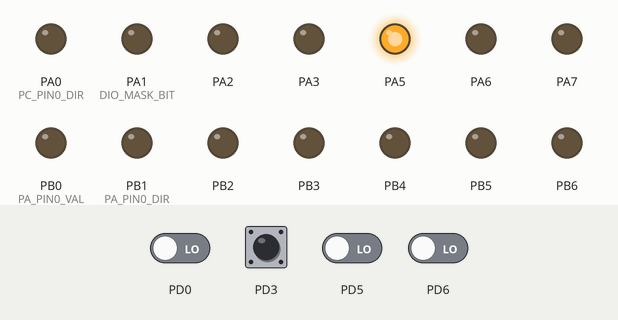
Bench run of a program on a simulated ATmega32, built with avr-gcc and emulated at 8 MHz. Shown: output pins drawn as LEDs (lit = HIGH). The test bench sets the inputs (shaded band); at power-on: PD3 HIGH, PD0, PD5, PD6 LOW.

Above: at 1.2 s.
1.3 s: PD3 pulled LOW for 0.15 s
At 1.37 s:
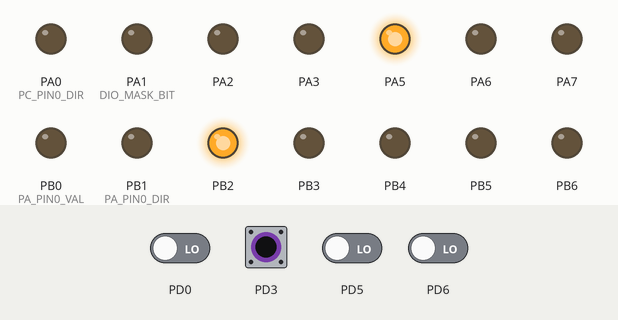
Timing chart, 0 to 4.3 s (numbered marks = the images above; inputs shaded):
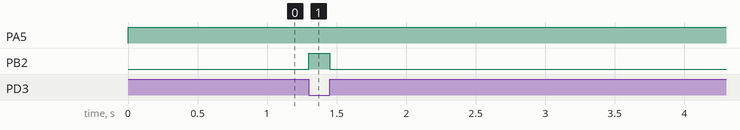

The program:

main.c
```c
/*
 * Assignment3.c
 *
 * Created: 04/05/2023 09:44:07 م
 * Author : The7ag
 */

#include "UTILL/stdTypes.h"
#include "UTILL/errorStates.h"

#include "MCAL/DIO/DIO.h"
#include "HAL/LED/LED_config.h"
#include "HAL/LED/LED.h"
#include "HAL/SWITCH/Switch_config.h"
#include "HAL/SWITCH/Switch.h"
#define F_CPU 8000000UL
#include <util/delay.h>
extern LED_t LED_AstrLedConfig [LED_NUM];
extern SW_t Switch_AstrSwitchState [SW_NUM];
int main(void)
{
	DIO_enuInit();
	LED_enuInit(LED_AstrLedConfig);
	Switch_enuInit(Switch_AstrSwitchState);
	u8 pinstate=0;
	while (1)
	{
		Switch_enuGetState(&Switch_AstrSwitchState[1] , &pinstate);
		if (pinstate==0)
		LED_enuTurnON(&LED_AstrLedConfig[1]);
		else
		LED_enuTurnOFF(&LED_AstrLedConfig[1]);

	}
}
```

errorStates.h
```c
/*
 * errorStates.h
 *
 * Created: 04/05/2023 09:54:31 م
 *  Author: The7ag
 */


#ifndef ERRORSTATES_H_
#define ERRORSTATES_H_
typedef enum
{
	ES_NOK,
	ES_OK,
	ES_NULL_POINTER,
	ES_OUT_OF_RANGE
}ES_t;


#endif /* ERRORSTATES_H_ */
```

LED_config.c
```c
/*
 * LED_config.c
 *
 * Created: 04/05/2023 10:02:33 م
 *  Author: The7ag
 */
#include "../../MCAL/DIO/DIO.h"
#include "LED_config.h"
#include "LED_priv.h"

LED_t LED_AstrLedConfig [LED_NUM] =
{
	{DIO_u8PORTA, DIO_u8PIN5, LED_SINK, LED_OFF},
	{DIO_u8PORTB, DIO_u8PIN2, LED_SOURCE, LED_ON},
	{DIO_u8PORTC, DIO_u8PIN1, LED_SOURCE, LED_OFF}
};
```

LED_config.h
```c
/*
 * LED_config.h
 *
 * Created: 04/05/2023 10:01:57 م
 *  Author: The7ag
 */


#ifndef LED_CONFIG_H_
#define LED_CONFIG_H_
#include "../../UTILL/stdTypes.h"


#define LED_NUM		3

typedef struct
{
	u8 LED_u8PortID;
	u8 LED_u8PinID;
	u8 LED_u8Connection;
	u8 LED_u8InitState;
}LED_t;


#endif /* LED_CONFIG_H_ */
```

Switch_config.c
```c
/*
 * Switch_config.c
 *
 * Created: 04/05/2023 10:12:49 م
 *  Author: The7ag
 */
#include "../../UTILL/stdTypes.h"
#include "../../UTILL/errorStates.h"
#include "Switch_priv.h"
#include "Switch_config.h"
#include "../../MCAL/DIO/DIO.h"

SW_t Switch_AstrSwitchState [SW_NUM] =
{
	{DIO_u8PORTA , DIO_u8PIN4 , DIO_u8FLOAT},
	{DIO_u8PORTD , DIO_u8PIN3 , DIO_u8PULL_UP},
	{DIO_u8PORTC , DIO_u8PIN5 , DIO_u8PULL_UP}
};
```

Switch_config.h
```c
/*
 * Switch_config.h
 *
 * Created: 04/05/2023 10:12:10 م
 *  Author: The7ag
 */


#ifndef SWITCH_CONFIG_H_
#define SWITCH_CONFIG_H_
#include "../../UTILL/stdTypes.h"

#define SW_NUM		3
typedef struct
{
	u8 SW_PortID;
	u8 SW_PinID;
	u8 SW_Status;
}SW_t;


#endif /* SWITCH_CONFIG_H_ */
```

LED.c
```c
/*
 * LED.c
 *
 * Created: 04/05/2023 10:06:25 م
 *  Author: The7ag
 */

#include "../../UTILL/stdTypes.h"
#include "../../UTILL/errorStates.h"

#include "LED_priv.h"
#include "LED_config.h"

#include "../../MCAL/DIO/DIO.h"

ES_t LED_enuInit(LED_t * Copy_pstrLedConfig)
{
	ES_t Local_enuErrorState = ES_NOK;

	if (Copy_pstrLedConfig != NULL)
	{
		u8 Local_enuIterator=0;
		for (Local_enuIterator=0; Local_enuIterator < LED_NUM ; Local_enuIterator++)
		{
			Local_enuErrorState = DIO_enuSetPinDirection(Copy_pstrLedConfig[Local_enuIterator].LED_u8PortID , Copy_pstrLedConfig[Local_enuIterator].LED_u8PinID , DIO_u8OUTPUT );
			if (Copy_pstrLedConfig[Local_enuIterator].LED_u8Connection == LED_SINK)
			{
				if (Copy_pstrLedConfig[Local_enuIterator].LED_u8InitState == LED_ON)
				{
					Local_enuErrorState =DIO_enuSetPinValue(Copy_pstrLedConfig[Local_enuIterator].LED_u8PortID , Copy_pstrLedConfig[Local_enuIterator].LED_u8PinID , DIO_u8LOW);
				}
				else if(Copy_pstrLedConfig[Local_enuIterator].LED_u8InitState == LED_OFF)
				{
					Local_enuErrorState =DIO_enuSetPinValue(Copy_pstrLedConfig[Local_enuIterator].LED_u8PortID , Copy_pstrLedConfig[Local_enuIterator].LED_u8PinID , DIO_u8HIGH);
				}
				else
				{
					return ES_OUT_OF_RANGE;
				}
			}
			else if (Copy_pstrLedConfig[Local_enuIterator].LED_u8Connection == LED_SOURCE)
			{
				if (Copy_pstrLedConfig[Local_enuIterator].LED_u8InitState == LED_ON)
				{
					Local_enuErrorState =DIO_enuSetPinValue(Copy_pstrLedConfig[Local_enuIterator].LED_u8PortID , Copy_pstrLedConfig[Local_enuIterator].LED_u8PinID , DIO_u8HIGH);
				}
				else if(Copy_pstrLedConfig[Local_enuIterator].LED_u8InitState == LED_OFF)
				{
					Local_enuErrorState =DIO_enuSetPinValue(Copy_pstrLedConfig[Local_enuIterator].LED_u8PortID , Copy_pstrLedConfig[Local_enuIterator].LED_u8PinID , DIO_u8LOW);
				}
				else
				{
					return ES_OUT_OF_RANGE;
				}
			}
			else
			{
				return ES_OUT_OF_RANGE;
			}
		}
	}
	else
	{
		Local_enuErrorState = ES_NULL_POINTER;
	}

	return Local_enuErrorState;
}

ES_t LED_enuTurnON(LED_t * Copy_pstrLedID)
{
	ES_t Local_enuErrorState = ES_NOK;

	if (Copy_pstrLedID != NULL)
	{
		if (Copy_pstrLedID->LED_u8Connection == LED_SINK )
		{
			Local_enuErrorState=DIO_enuSetPinValue(Copy_pstrLedID->LED_u8PortID, Copy_pstrLedID->LED_u8PinID,DIO_u8LOW);
		}
		else if (Copy_pstrLedID->LED_u8Connection == LED_SOURCE)
		{
			Local_enuErrorState=DIO_enuSetPinValue(Copy_pstrLedID->LED_u8PortID, Copy_pstrLedID->LED_u8PinID,DIO_u8HIGH);
		}
		else
		{
			Local_enuErrorState = ES_OUT_OF_RANGE;
		}
	}
	else
	{
		Local_enuErrorState=ES_NULL_POINTER;
	}

	return Local_enuErrorState;
}

ES_t LED_enuTurnOFF(LED_t * Copy_pstrLedID)
{
	ES_t Local_enuErrorState = ES_NOK;

	if (Copy_pstrLedID != NULL)
	{
		if (Copy_pstrLedID->LED_u8Connection == LED_SINK )
		{
			Local_enuErrorState=DIO_enuSetPinValue(Copy_pstrLedID->LED_u8PortID, Copy_pstrLedID->LED_u8PinID,DIO_u8HIGH);
		}
		else if (Copy_pstrLedID->LED_u8Connection == LED_SOURCE)
		{
			Local_enuErrorState=DIO_enuSetPinValue(Copy_pstrLedID->LED_u8PortID, Copy_pstrLedID->LED_u8PinID,DIO_u8LOW);
		}
		else
		{
			Local_enuErrorState = ES_OUT_OF_RANGE;
		}
	}
	else
	{
		Local_enuErrorState=ES_NULL_POINTER;
	}

	return Local_enuErrorState;
}
```

LED.h
```c
/*
 * LED.h
 *
 * Created: 04/05/2023 10:05:23 م
 *  Author: The7ag
 */


#ifndef LED_H_
#define LED_H_


ES_t LED_enuInit(LED_t * Copy_pstrLedConfig);

ES_t LED_enuTurnON(LED_t * Copy_pstrLedID);

ES_t LED_enuTurnOFF(LED_t * Copy_pstrLedID);
#endif /* LED_H_ */
```

LED_priv.h
```c
/*
 * LED_priv.h
 *
 * Created: 04/05/2023 10:04:40 م
 *  Author: The7ag
 */


#ifndef LED_PRIV_H_
#define LED_PRIV_H_

#define LED_SINK		8
#define LED_SOURCE		13

#define LED_ON			9
#define LED_OFF			123

#endif /* LED_PRIV_H_ */
```

Switch.c
```c
/*
 * Switch.c
 *
 * Created: 04/05/2023 10:14:56 م
 *  Author: The7ag
 */

#include "../../UTILL/stdTypes.h"
#include "../../UTILL/errorStates.h"

#include "Switch_priv.h"
#include "Switch_config.h"

#include "../../MCAL/DIO/DIO.h"

ES_t Switch_enuInit(SW_t * Copy_AstrSwitchs)
{
	ES_t Local_enuErrorState = ES_NOK;

	if (Copy_AstrSwitchs != NULL)
	{
		u8 Local_u8Iterator =0;
		for (Local_u8Iterator=0; Local_u8Iterator < SW_NUM ; Local_u8Iterator++)
		{
			Local_enuErrorState = DIO_enuSetPinDirection(Copy_AstrSwitchs[Local_u8Iterator].SW_PortID ,Copy_AstrSwitchs[Local_u8Iterator].SW_PinID, DIO_u8INPUT);
			Local_enuErrorState = DIO_enuSetPinValue(Copy_AstrSwitchs[Local_u8Iterator].SW_PortID ,Copy_AstrSwitchs[Local_u8Iterator].SW_PinID,Copy_AstrSwitchs[Local_u8Iterator].SW_Status);
		}
	}
	else
	{
		Local_enuErrorState = ES_NULL_POINTER;
	}

	return Local_enuErrorState;
}

ES_t Switch_enuGetState(SW_t * Copy_AstrSwitchs, u8 * Copy_pu8SwState)
{
	ES_t Local_enuErrorState = ES_NOK;

	if (Copy_AstrSwitchs != NULL && Copy_pu8SwState != NULL)
	{
		Local_enuErrorState = DIO_enuGetPinValue(Copy_AstrSwitchs->SW_PortID, Copy_AstrSwitchs->SW_PinID, Copy_pu8SwState);
	}
	else
	{
		Local_enuErrorState = ES_NULL_POINTER;
	}

	return Local_enuErrorState;
}
```

Switch.h
```c
/*
 * Switch.h
 *
 * Created: 04/05/2023 10:14:24 م
 *  Author: The7ag
 */


#ifndef SWITCH_H_
#define SWITCH_H_

ES_t Switch_enuInit(SW_t * Copy_AstrSwitchs);

ES_t Switch_enuGetState(SW_t * Copy_AstrSwitchs, u8 * Copy_pu8SwState);


#endif /* SWITCH_H_ */
```

Switch_priv.h
```c
/*
 * Switch_priv.h
 *
 * Created: 04/05/2023 10:14:08 م
 *  Author: The7ag
 */


#ifndef SWITCH_PRIV_H_
#define SWITCH_PRIV_H_


#endif /* SWITCH_PRIV_H_ */
```

DIO.c
```c
/*
 * DIO.c
 *
 * Created: 04/05/2023 09:47:03 م
 *  Author: The7ag
 */
#include "../../UTILL/stdTypes.h"
#include "../../UTILL/errorStates.h"

#include "DIO_priv.h"
#include "DIO_config.h"

ES_t DIO_enuInit(void)
{
	ES_t Local_enuErrorstate = ES_NOK;

	DDRA = CONC(PA_PIN7_DIR,PA_PIN6_DIR,PA_PIN5_DIR,PA_PIN4_DIR,PA_PIN3_DIR,PA_PIN2_DIR,PA_PIN1_DIR,PA_PIN0_DIR);
	DDRB = CONC(PB_PIN7_DIR,PB_PIN6_DIR,PB_PIN5_DIR,PB_PIN4_DIR,PB_PIN3_DIR,PB_PIN2_DIR,PB_PIN1_DIR,PB_PIN0_DIR);
	DDRC = CONC(PC_PIN7_DIR,PC_PIN6_DIR,PC_PIN5_DIR,PC_PIN4_DIR,PC_PIN3_DIR,PC_PIN2_DIR,PC_PIN1_DIR,PC_PIN0_DIR);
	DDRD = CONC(PD_PIN7_DIR,PD_PIN6_DIR,PD_PIN5_DIR,PD_PIN4_DIR,PD_PIN3_DIR,PD_PIN2_DIR,PD_PIN1_DIR,PD_PIN0_DIR);

	PORTA =CONC(PA_PIN7_VAL,PA_PIN6_VAL,PA_PIN5_VAL,PA_PIN4_VAL,PA_PIN3_VAL,PA_PIN2_VAL,PA_PIN1_VAL,PA_PIN0_VAL);

	Local_enuErrorstate = ES_OK;

	return Local_enuErrorstate;
}

ES_t DIO_enuSetPortDirection(u8 Copy_u8PortID , u8 Copy_u8Value)
{
	ES_t Local_enuErrorstate = ES_NOK;

	if (Copy_u8PortID <= DIO_PORTD)
	{
		switch (Copy_u8PortID)
		{
			case DIO_PORTA:
			DDRA = Copy_u8Value;
			break;
			case DIO_PORTB:
			DDRB = Copy_u8Value;
			break;
			case DIO_PORTC:
			DDRC = Copy_u8Value;
			break;
			case DIO_PORTD:
			DDRD = Copy_u8Value;
			break;
		}
		Local_enuErrorstate = ES_OK;
	}
	else
	{
		Local_enuErrorstate = ES_OUT_OF_RANGE;
	}

	return Local_enuErrorstate;
}

ES_t DIO_enuSetPortValue(u8 Copy_u8PortID , u8 Copy_u8Value)
{
	ES_t Local_enuErrorstate = ES_NOK;

	if (Copy_u8PortID <= DIO_PORTD)
	{
		switch (Copy_u8PortID)
		{
			case DIO_PORTA:
			PORTA = Copy_u8Value;
			break;
			case DIO_PORTB:
			PORTB = Copy_u8Value;
			break;
			case DIO_PORTC:
			PORTC = Copy_u8Value;
			break;
			case DIO_PORTD:
			PORTD = Copy_u8Value;
			break;
		}
		Local_enuErrorstate = ES_OK;
	}
	else
	{
		Local_enuErrorstate = ES_OUT_OF_RANGE;
	}

	return Local_enuErrorstate;
}

ES_t DIO_enuTogPortValue(u8 Copy_u8PortID)
{
	ES_t Local_enuErrorstate = ES_NOK;

	if (Copy_u8PortID <= DIO_PORTD)
	{
		switch (Copy_u8PortID)
		{
			case DIO_PORTA:
			PORTA = ~PORTA;
			break;
			case DIO_PORTB:
			PORTB = ~PORTB;
			break;
			case DIO_PORTC:
			PORTC = ~PORTC;
			break;
			case DIO_PORTD:
			PORTD = ~PORTD;
			break;
		}
		Local_enuErrorstate = ES_OK;
	}
	else
	{
		Local_enuErrorstate = ES_OUT_OF_RANGE;
	}

	return Local_enuErrorstate;
}

ES_t DIO_enuGetPortValue(u8 Copy_u8PortID , u8 * Copy_pu8Value)
{
	ES_t Local_enuErrorstate = ES_NOK;

	if (Copy_pu8Value != NULL)
	{
		if (Copy_u8PortID <= DIO_PORTD)
		{
			switch (Copy_u8PortID)
			{
				case DIO_PORTA:
				*Copy_pu8Value = PINA;
				break;
				case DIO_PORTB:
				*Copy_pu8Value = PINB;
				break;
				case DIO_PORTC:
				*Copy_pu8Value = PINC;
				break;
				case DIO_PORTD:
				*Copy_pu8Value = PIND;
				break;
			}
			Local_enuErrorstate = ES_OK;
		}
		else
		{
			Local_enuErrorstate = ES_OUT_OF_RANGE;
		}
	}
	else
	{
		Local_enuErrorstate = ES_NULL_POINTER;
	}

	return Local_enuErrorstate;
}

ES_t DIO_enuSetPinDirection(u8 Copy_u8PortID ,u8 Copy_u8PinID , u8 Copy_u8Value)
{
	ES_t Local_enuErrorstate = ES_NOK;

	if (Copy_u8PortID <= DIO_PORTD &&
	Copy_u8PinID <= DIO_PIN7 &&
	Copy_u8Value <= OUTPUT)
	{
		switch (Copy_u8PortID)
		{
			case DIO_PORTA:
			DDRA &= ~(DIO_MASK_BIT<<Copy_u8PinID);
			DDRA |=  (Copy_u8Value << Copy_u8PinID);
			break;
			case DIO_PORTB:
			DDRB &= ~(DIO_MASK_BIT<<Copy_u8PinID);
			DDRB |=  (Copy_u8Value << Copy_u8PinID);
			break;
			case DIO_PORTC:
			DDRC &= ~(DIO_MASK_BIT<<Copy_u8PinID);
			DDRC |=  (Copy_u8Value << Copy_u8PinID);
			break;
			case DIO_PORTD:
			DDRD &= ~(DIO_MASK_BIT<<Copy_u8PinID);
			DDRD |=  (Copy_u8Value << Copy_u8PinID);
			break;
		}
		Local_enuErrorstate = ES_OK;
	}
	else
	{
		Local_enuErrorstate = ES_OUT_OF_RANGE;
	}

	return Local_enuErrorstate;
}

ES_t DIO_enuSetPinValue(u8 Copy_u8PortID , u8 Copy_u8PinID ,u8 Copy_u8Value)
{
	ES_t Local_enuErrorstate = ES_NOK;

	if (Copy_u8PortID <= DIO_PORTD &&
	Copy_u8PinID <= DIO_PIN7 &&
	Copy_u8Value <= OUTPUT)
	{
		switch (Copy_u8PortID)
		{
			case DIO_PORTA:
			PORTA &= ~(DIO_MASK_BIT<<Copy_u8PinID);
			PORTA |=  (Copy_u8Value << Copy_u8PinID);
			break;
			case DIO_PORTB:
			PORTB &= ~(DIO_MASK_BIT<<Copy_u8PinID);
			PORTB |=  (Copy_u8Value << Copy_u8PinID);
			break;
			case DIO_PORTC:
			PORTC &= ~(DIO_MASK_BIT<<Copy_u8PinID);
			PORTC |=  (Copy_u8Value << Copy_u8PinID);
			break;
			case DIO_PORTD:
			PORTD &= ~(DIO_MASK_BIT<<Copy_u8PinID);
			PORTD |=  (Copy_u8Value << Copy_u8PinID);
			break;
		}
		Local_enuErrorstate = ES_OK;
	}
	else
	{
		Local_enuErrorstate = ES_OUT_OF_RANGE;
	}

	return Local_enuErrorstate;
}

ES_t DIO_enuTogPin(u8 Copy_u8PortID, u8 Copy_u8PinID )
{
	ES_t Local_enuErrorstate = ES_NOK;

	if (Copy_u8PortID <= DIO_PORTD &&
	Copy_u8PinID <= DIO_PIN7)
	{
		switch (Copy_u8PortID)
		{
			case DIO_PORTA:
			PORTA ^= (DIO_MASK_BIT<<Copy_u8PinID);
			break;
			case DIO_PORTB:
			PORTB ^= (DIO_MASK_BIT<<Copy_u8PinID);
			break;
			case DIO_PORTC:
			PORTC ^= (DIO_MASK_BIT<<Copy_u8PinID);
			break;
			case DIO_PORTD:
			PORTD ^= (DIO_MASK_BIT<<Copy_u8PinID);
			break;
		}
		Local_enuErrorstate = ES_OK;
	}
	else
	{
		Local_enuErrorstate = ES_OUT_OF_RANGE;
	}

	return Local_enuErrorstate;
}

ES_t DIO_enuGetPinValue(u8 Copy_u8PortID ,u8 Copy_u8PinID , u8 * Copy_pu8Value)
{
	ES_t Local_enuErrorstate = ES_NOK;

	if (Copy_pu8Value != NULL)
	{
		if (Copy_u8PortID <= DIO_PORTD &&
		Copy_u8PinID <= DIO_PIN7)
		{
			switch (Copy_u8PortID)
			{
				case DIO_PORTA:
				*Copy_pu8Value = ((PINA>>Copy_u8PinID) &DIO_MASK_BIT);
				break;
				case DIO_PORTB:
				*Copy_pu8Value = ((PINB>>Copy_u8PinID) &DIO_MASK_BIT);
				break;
				case DIO_PORTC:
				*Copy_pu8Value = ((PINC>>Copy_u8PinID) &DIO_MASK_BIT);
				break;
				case DIO_PORTD:
				*Copy_pu8Value = ((PIND>>Copy_u8PinID) &DIO_MASK_BIT);
				break;
			}
			Local_enuErrorstate = ES_OK;
		}
		else
		{
			Local_enuErrorstate = ES_OUT_OF_RANGE;
		}
	}
	else
	{
		Local_enuErrorstate = ES_NULL_POINTER;
	}

	return Local_enuErrorstate;
}
```

DIO.h
```c
/*
 * DIO.h
 *
 * Created: 04/05/2023 09:46:38 م
 *  Author: The7ag
 */


#ifndef DIO_H_
#define DIO_H_

#include "../../UTILL/errorStates.h"
#include "../../UTILL/stdTypes.h"


#define DIO_u8PORTA		0
#define DIO_u8PORTB		1
#define DIO_u8PORTC		2
#define DIO_u8PORTD		3

#define DIO_u8PIN0		0
#define DIO_u8PIN1		1
#define DIO_u8PIN2		2
#define DIO_u8PIN3		3
#define DIO_u8PIN4		4
#define DIO_u8PIN5		5
#define DIO_u8PIN6		6
#define DIO_u8PIN7		7

#define DIO_u8HIGH		1
#define DIO_u8LOW		0

#define DIO_u8INPUT		0
#define DIO_u8OUTPUT	1

#define DIO_u8FLOAT		0
#define DIO_u8PULL_UP	1

ES_t DIO_enuInit(void);

ES_t DIO_enuSetPortDirection(u8 Copy_u8PortID , u8 Copy_u8Value);

ES_t DIO_enuSetPortValue(u8 Copy_u8PortID , u8 Copy_u8Value);

ES_t DIO_enuTogPortValue(u8 Copy_u8PortID);

ES_t DIO_enuGetPortValue(u8 Copy_u8PortID , u8 * Copy_pu8Value);

ES_t DIO_enuSetPinDirection(u8 Copy_u8PortID ,u8 Copy_u8PinID , u8 Copy_u8Value);

ES_t DIO_enuSetPinValue(u8 Copy_u8PortID , u8 Copy_u8PinID ,u8 Copy_u8Value);

ES_t DIO_enuTogPinValue(u8 Copy_u8PortID, u8 Copy_u8PinID );

ES_t DIO_enuGetPinValue(u8 Copy_u8PortID ,u8 Copy_u8PinID , u8 * Copy_pu8Value);


#endif /* DIO_H_ */
```

DIO_config.h
```c
/*
 * DIO_config.h
 *
 * Created: 04/05/2023 09:51:14 م
 *  Author: The7ag
 */


#ifndef DIO_CONFIG_H_
#define DIO_CONFIG_H_
/*you can use INPUT or OUTPUT*/
#define PA_PIN0_DIR			OUTPUT
#define PA_PIN1_DIR			OUTPUT
#define PA_PIN2_DIR			OUTPUT
#define PA_PIN3_DIR			OUTPUT
#define PA_PIN4_DIR			OUTPUT
#define PA_PIN5_DIR			OUTPUT
#define PA_PIN6_DIR			OUTPUT
#define PA_PIN7_DIR			OUTPUT

#define PB_PIN0_DIR			OUTPUT
#define PB_PIN1_DIR			OUTPUT
#define PB_PIN2_DIR         OUTPUT
#define PB_PIN3_DIR         OUTPUT
#define PB_PIN4_DIR         OUTPUT
#define PB_PIN5_DIR         OUTPUT
#define PB_PIN6_DIR         OUTPUT
#define PB_PIN7_DIR         OUTPUT

#define PC_PIN0_DIR			INPUT
#define PC_PIN1_DIR			OUTPUT
#define PC_PIN2_DIR         OUTPUT
#define PC_PIN3_DIR         INPUT
#define PC_PIN4_DIR         OUTPUT
#define PC_PIN5_DIR         INPUT
#define PC_PIN6_DIR         INPUT
#define PC_PIN7_DIR         OUTPUT

#define PD_PIN0_DIR			INPUT
#define PD_PIN1_DIR			OUTPUT
#define PD_PIN2_DIR         OUTPUT
#define PD_PIN3_DIR         INPUT
#define PD_PIN4_DIR         OUTPUT
#define PD_PIN5_DIR         INPUT
#define PD_PIN6_DIR         INPUT
#define PD_PIN7_DIR         OUTPUT


#define PA_PIN0_VAL			LOW
#define PA_PIN1_VAL			LOW
#define PA_PIN2_VAL			LOW
#define PA_PIN3_VAL			LOW
#define PA_PIN4_VAL			LOW
#define PA_PIN5_VAL			LOW
#define PA_PIN6_VAL			LOW
#define PA_PIN7_VAL			LOW


#endif /* DIO_CONFIG_H_ */
```

DIO_priv.h
```c
/*
 * DIO_priv.h
 *
 * Created: 04/05/2023 09:50:59 م
 *  Author: The7ag
 */


#ifndef DIO_PRIV_H_
#define DIO_PRIV_H_


#define DIO_MASK_BIT	1

#define DIO_PORTA		0
#define DIO_PORTB		1
#define DIO_PORTC		2
#define DIO_PORTD		3

#define DIO_PIN0		0
#define DIO_PIN1		1
#define DIO_PIN2		2
#define DIO_PIN3		3
#define DIO_PIN4		4
#define DIO_PIN5		5
#define DIO_PIN6		6
#define DIO_PIN7		7


#define INPUT		0
#define OUTPUT		1

#define LOW			0
#define HIGH		1
#define FLOAT		0
#define PULL_UP		1

#define DDRA  		*((u8*)0x3A)
#define PORTA		*((u8*)0x3B)
#define PINA		*((volatile u8*)0x39)

#define DDRB  		*((u8*)0x37)
#define PORTB		*((u8*)0x38)
#define PINB		*((volatile u8*)0x36)

#define DDRC  		*((u8*)0x34)
#define PORTC		*((u8*)0x35)
#define PINC		*((volatile u8*)0x33)

#define DDRD  		*((u8*)0x31)
#define PORTD		*((u8*)0x32)
#define PIND		*((volatile u8*)0x30)

#define CONC_HELP(b7,b6,b5,b4,b3,b2,b1,b0)		0b##b7##b6##b5##b4##b3##b2##b1##b0
#define CONC(b7,b6,b5,b4,b3,b2,b1,b0)			CONC_HELP(b7,b6,b5,b4,b3,b2,b1,b0)


#endif /* DIO_PRIV_H_ */
```

stdTypes.h
```c
/*
 * stdTypes.h
 *
 * Created: 04/05/2023 09:55:16 م
 *  Author: The7ag
 */


#ifndef STDTYPES_H_
#define STDTYPES_H_


/*typedef <dataType> <newName>*/

typedef unsigned char         u8   ;
typedef unsigned short int    u16  ;
typedef unsigned long int     u32  ;

typedef signed char           s8   ;
typedef signed short int      s16  ;
typedef signed long int       s32  ;

typedef float                 f32  ;
typedef double                f64  ;
typedef long double           f80  ;

#define NULL		(void*)0


#endif /* STDTYPES_H_ */
```

Measured:
- after the input at 1.3 s, PB2: LOW → HIGH at once, → LOW 0.15 s later
